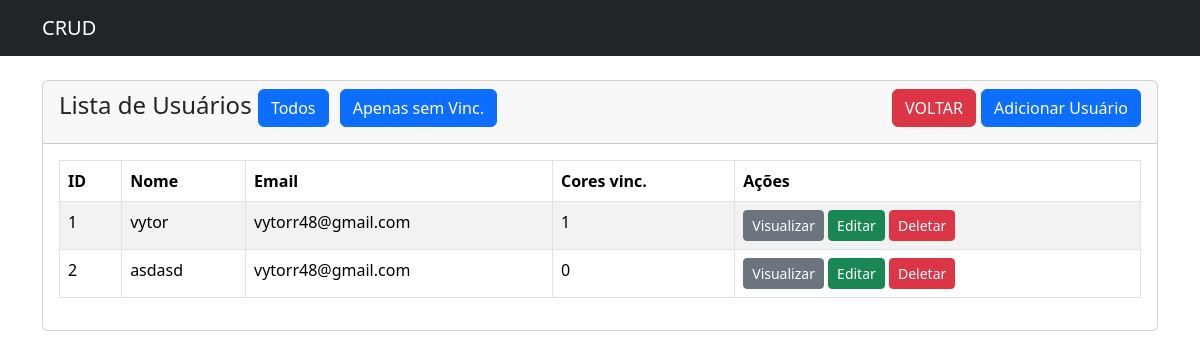
/usuario/usuario-screen.php, run on an earlier commit of the app's database.
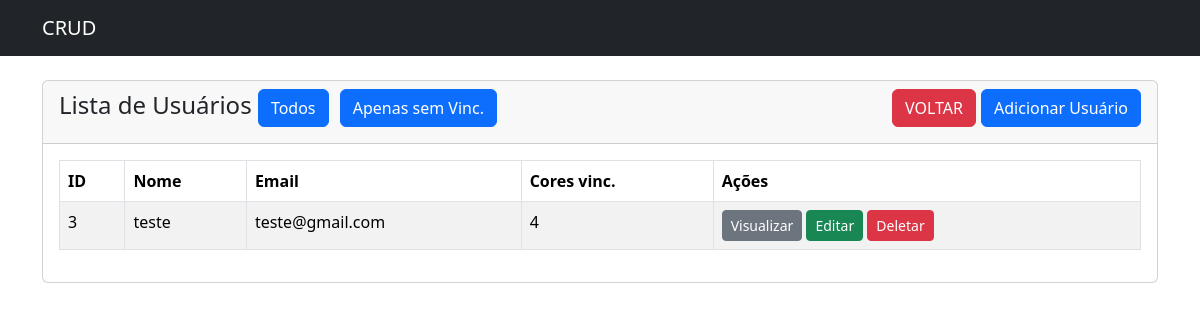
And on a later commit of the database.
### tables this page shows
CREATE TABLE users(
    id INTEGER PRIMARY KEY,
    name varchar(100) NOT NULL,
    email varchar(100) NOT NULL
);

CREATE TABLE user_colors(
    user_id int NOT NULL,
    color_id int NOT NULL
, created_at timestamp);

### usuario/usuario-screen.php (the view, shortened to what this page needs)
<?php
$connection = new Connection();
$pdo = $connection->getConnection();
?>
<!doctype html>
<html lang="en">
<head>
    <link href="https://cdn.jsdelivr.net/npm/bootstrap@5.3.8/dist/css/bootstrap.min.css" rel="stylesheet"
>
</head>
<body>
    <?php include('../navbar.php'); ?>
    <div class="container mt-4">
        <div class="row">
            <div class="col-md-12">
                <div class="card">
                    <div class="card-header">
                        <h4>Lista de Usuários
                            <a href="usuario-create.php" class="btn btn-primary float-end">Adicionar Usuário</a>
                            <a href="../index.php" class="btn btn-danger float-end" style="margin-right: 5px;">VOLTAR</a>
                            <a href="usuario-screen.php?filtro=todos" class="btn btn-primary float" style="margin-right: 5px;">Todos</a>
                            <a href="usuario-screen.php?filtro=sem_vinc" class="btn btn-primary float" style="margin-right: 5px;">Apenas sem Vinc.</a>
                        </h4>
                    </div>
                    <div class="card-body">
                        <table class="table table-bordered table-striped">
                            <thead>
                                <tr>
                                    <th>ID</th>
                                    <th>Nome</th>
                                    <th>Email</th>
                                    <th>Cores vinc.</th>
                                    <th>Ações</th>
                                </tr>
                            </thead>
                            <tbody>
                                <?php
                                $stmt = $pdo->prepare("SELECT * FROM users");
                                $stmt->execute();
                                $usuarios = $stmt->fetchAll(PDO::FETCH_ASSOC);
                                if ($usuarios > 0) {
                                    foreach ($usuarios as $users) {
                                        $stmt_colors = $pdo->prepare("SELECT color_id FROM user_colors WHERE user_id = :user_id");
                                        $stmt_colors->execute([':user_id' => $users['id']]);
                                        $user_colors = $stmt_colors->fetch(PDO::FETCH_ASSOC);
                                        $color_count = 0;
                                        if ($user_colors && !empty($user_colors['color_id'])) {
                                            $color_ids = array_filter(array_map('trim', explode(',', $user_colors['color_id'])));
                                            $color_count = count($color_ids);
                                        }
                                        ?>
                                        <tr>
                                            <td><?= $users['id'] ?></td>
                                            <td><?= $users['name'] ?></td>
                                            <td><?= $users['email'] ?></td>
                                            <td><?= $color_count ?></td>
                                            <td>
                                                <a href="usuario-view.php?id=<?= $users['id'] ?>"
                                                    class="btn btn-secondary btn-sm">Visualizar</a>
                                                <a href="usuario-edit.php?id=<?= $users['id'] ?>"
                                                    class="btn btn-success btn-sm">Editar</a>
                                                <form action="usuario-action.php" method="POST" class="d-inline">
                                                    <button type="submit" name="delete_usuario" class="btn btn-danger btn-sm">
                                                        Deletar
                                                    </button>
                                                </form>
                                            </td>
                                        </tr>
                                    <?php }
                                } else {
                                    echo "<h5>Nenhum usuário encontrado.</h5>";
                                } ?>
                            </tbody>
                        </table>
                    </div>
                </div>
            </div>
        </div>
    </div>
</body>
</html>

What changed in the data, as far as the page shows it:
removed users: id "1", name "vytor", email "vytorr48@gmail.com", user_colors.color_id "1"
removed users: id "2", name "asdasd", email "vytorr48@gmail.com", color_count "0"
added users: id "3", name "teste", email "teste@gmail.com", user_colors.color_id "4"
